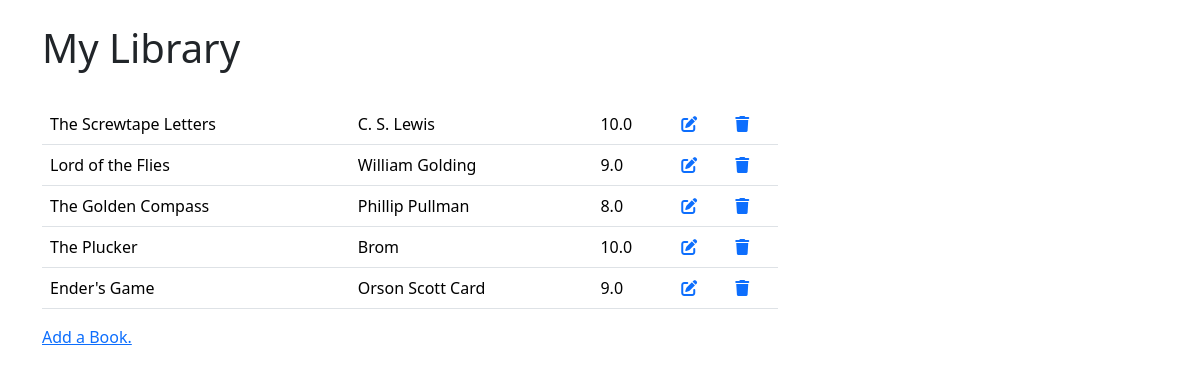
The page / on the database its author committed.
### main.py (models this page shows)
class Book(db.Model):
    id = db.Column(db.Integer, primary_key=True)
    title = db.Column(db.String(250), unique=True, nullable=False)
    author = db.Column(db.String(250), nullable=False)
    rating = db.Column(db.Float, nullable=False)

### main.py (the view)
@app.route('/')
def home():
    all_books = db.session.query(Book).all()
    return render_template("index.html", books=all_books)

### templates/index.html (shortened to what this page needs)
{% extends 'base.html' %}
{% block content %}
<div class="container">
  <div class="row">
    <div class="col-sm-8">
        <br>
<h1>My Library</h1>
        <br>
    {% if not books %}
    <p>Library is Empty.</p>
        {%else:%}
        <table class="table">
          {% for book in books %}
          <tr>
              <td>{{ book.title }}</td>
              <td>{{ book.author }}</td>
              <td>{{ book.rating }}</td>
              <td><a href="{{url_for('edit', id=book.id)}}"><i class="fa-solid fa-pen-to-square"></i></a></td>
              <td><a href="{{url_for('delete', id=book.id)}}"><i class="fa-sharp fa-solid fa-trash"></i></a></td>
          </tr>
          {%endfor%}
  	  </table>
        {%endif%}
<div>
    <a href="/add">Add a Book.</a>
    </div>
  </div>
</div>
{% endblock %}

### templates/base.html (shortened to what this page needs)
<!doctype html>
<html lang="en">
    <head>
        {% block head %}
        {% block styles %}
            {{ bootstrap.load_css() }}
        {% endblock %}
        {% endblock %}
    </head>
    <body>
        {% block content %}{% endblock %}
    </body>
</html>

### rows shown on the page
Book: title "The Screwtape Letters", author "C. S. Lewis", rating "10.0"
Book: title "Lord of the Flies", author "William Golding", rating "9.0"
Book: title "The Golden Compass", author "Phillip Pullman", rating "8.0"
Book: title "The Plucker", author "Brom", rating "10.0"
Book: title "Ender's Game", author "Orson Scott Card", rating "9.0"
